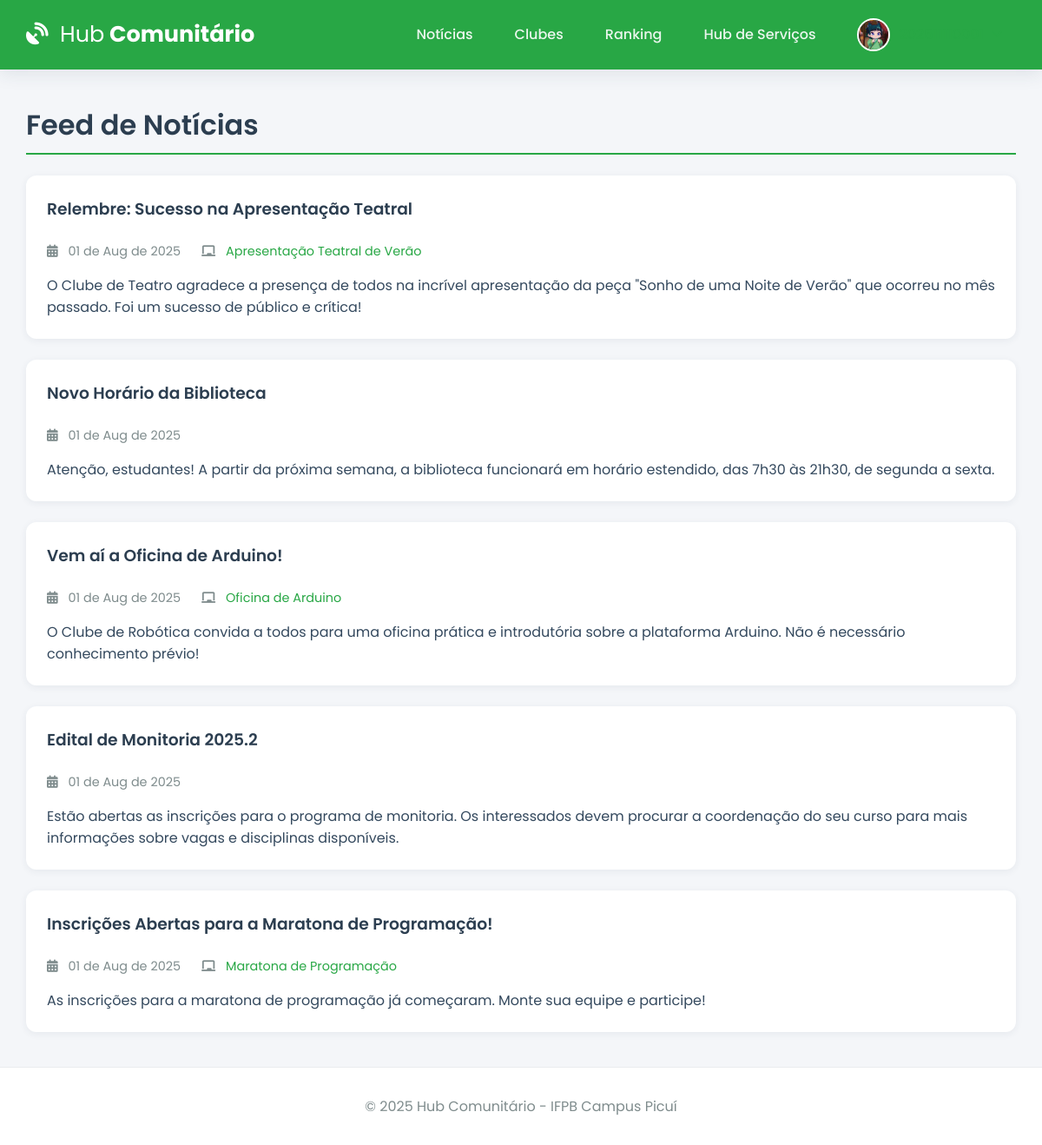
The app's page /noticias (signed in), older data.
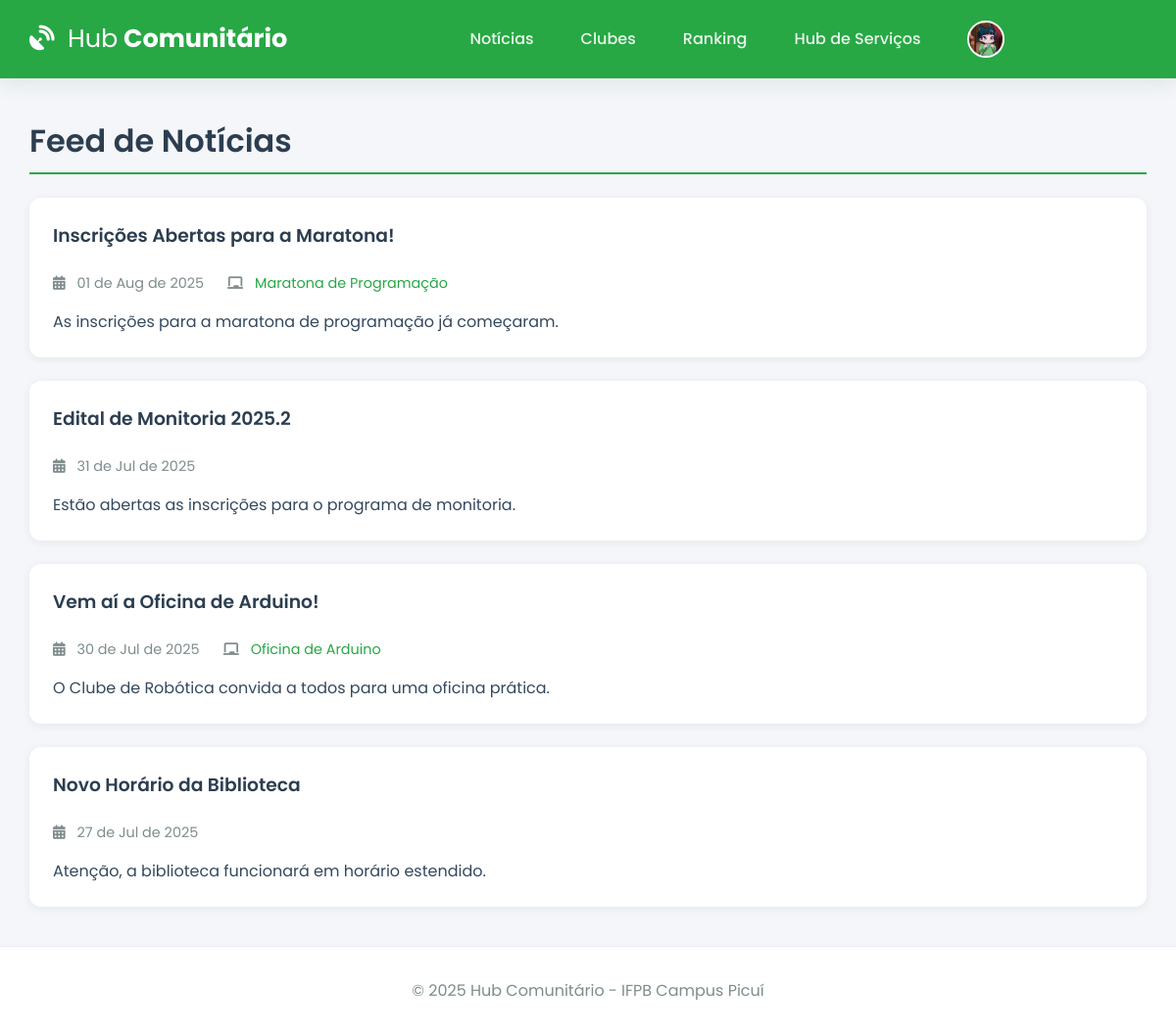
The same page, newer data.
### tables this page shows
CREATE TABLE user (
    id INTEGER PRIMARY KEY AUTOINCREMENT,
    email TEXT UNIQUE NOT NULL,
    username TEXT UNIQUE NOT NULL,
    password_hash TEXT NOT NULL,
    image_file TEXT NOT NULL DEFAULT 'default.jpg'
);

CREATE TABLE noticia (
    id INTEGER PRIMARY KEY AUTOINCREMENT,
    titulo TEXT NOT NULL,
    conteudo TEXT NOT NULL,
    data_publicacao TEXT NOT NULL,
    evento_id INTEGER,
    FOREIGN KEY (evento_id) REFERENCES evento (id)
);

CREATE TABLE evento (
    id INTEGER PRIMARY KEY AUTOINCREMENT,
    titulo TEXT NOT NULL,
    descricao TEXT NOT NULL,
    vagas INTEGER NOT NULL,
    data_evento TEXT NOT NULL, -- Usamos TEXT para DATETIME para simplificar com SQLite
    clube_id INTEGER NOT NULL,
    FOREIGN KEY (clube_id) REFERENCES clube (id)
);

### app.py (the view)
@app.route('/noticias')
@login_required
def noticias():
    query = "SELECT n.*, e.titulo as evento_titulo FROM noticia n LEFT JOIN evento e ON n.evento_id = e.id ORDER BY n.data_publicacao DESC"
    todas_noticias = get_db().execute(query).fetchall()
    return render_template('noticias.html', noticias=todas_noticias)

### app.py (called while the page is built)
def get_db():
    if 'db' not in g:
        g.db = sqlite3.connect(app.config['DATABASE'], detect_types=sqlite3.PARSE_DECLTYPES)
        g.db.row_factory = sqlite3.Row
    return g.db

@app.context_processor
def inject_global_vars():
    return dict(g=g, current_year=datetime.now(timezone.utc).year, timedelta=timedelta)

@app.template_filter('format_date_full')
def format_date_full_filter(s):
    if not s: return ""
    try: return datetime.fromisoformat(s).strftime('%d de %b de %Y')
    except: return s

@app.before_request
def load_logged_in_user():
    user_id = session.get('user_id')
    g.user = get_db().execute('SELECT * FROM user WHERE id = ?', (user_id,)).fetchone() if user_id else None
    if user_id and g.user is None: session.clear()

def login_required(f):
    @wraps(f)
    def decorated_function(*args, **kwargs):
        if g.user is None:
            flash('Você precisa fazer login para acessar esta página.', 'warning')
            return redirect(url_for('login'))
        return f(*args, **kwargs)
    return decorated_function

### templates/noticias.html (shortened to what this page needs)
{% extends 'base.html' %}
{% block content %}
    <h1 class="page-header">Feed de Notícias</h1>
    <div class="news-feed">
        {% for noticia in noticias %}
            <div class="card news-card">
                <div class="card-body">
                    <h3>{{ noticia.titulo }}</h3>
                    <div class="news-meta">
                        <span><i class="fas fa-calendar-alt"></i> {{ noticia.data_publicacao | format_date_full }}</span>
                        {% if noticia.evento_id %}
                        <span><i class="fas fa-chalkboard"></i> <a href="{{ url_for('detalhe_evento', evento_id=noticia.evento_id) }}">{{ noticia.evento_titulo }}</a></span>
                        {% endif %}
                    </div>
                    <p>{{ noticia.conteudo }}</p>
                </div>
            </div>
        {% else %}
            <div class="card empty-state">
                <p>Nenhuma notícia publicada ainda. Volte em breve!</p>
            </div>
        {% endfor %}
    </div>
{% endblock %}

### templates/base.html (shortened to what this page needs)
<!DOCTYPE html>
<html lang="pt-br">
<head>
    <link rel="stylesheet" href="https://cdnjs.cloudflare.com/ajax/libs/font-awesome/6.5.2/css/all.min.css" xintegrity="sha512-SnH5WK+bZxgPHs44uWIX+LLJAJ9/2PkPKZ5QiAj6Ta86w+fsb2TkcmfRyVX3pBnMFcV7oQPJkl9QevSCWr3W6A==" />
    <link rel="stylesheet" href="{{ url_for('static', filename='css/style.css') }}">
</head>
<body>
    <header class="header">
        <div class="container">
            <nav class="navbar">
                <a class="navbar-brand" href="{{ url_for('index') }}">
                    <i class="fas fa-satellite-dish"></i> <strong>Hub</strong> Comunitário
                </a>
                <div class="nav-links" id="nav-links">
                    {% if g.user %}
                        <a class="nav-item" href="{{ url_for('noticias') }}">Notícias</a>
                        <a class="nav-item" href="{{ url_for('clubes') }}">Clubes</a>
                        <a class="nav-item" href="{{ url_for('ranking') }}">Ranking</a>
                        <a class="nav-item" href="{{ url_for('hub_servicos') }}">Hub de Serviços</a>
                        <div class="nav-item user-menu">
                             <a class="user-menu-trigger" href="#">
                                 <img src="{{ url_for('static', filename='profile_pics/' + g.user['image_file']) }}" class="nav-profile-image">
                                 <span>{{ g.user['username'] }}</span> <i class="fas fa-chevron-down dropdown-icon"></i>
                             </a>
                        </div>
                    {% else %}
                        <a href="{{ url_for('login') }}" class="nav-item">Entrar</a>
                        <a href="{{ url_for('register') }}" class="nav-item btn btn-outline">Registar</a>
                    {% endif %}
                </div>
            </nav>
        </div>
    </header>
    <main class="container">
        {% block content %}{% endblock %}
    </main>
    <footer class="footer">
        <p>&copy; {{ current_year }} Hub Comunitário - IFPB Campus Picuí</p>
    </footer>
</body>
</html>

### static/css/style.css (style rules this page uses)
:root { --ifpb-green: #28a745; --ifpb-green-dark: #218838; --dark-blue: #2c3e50; --light-gray: #ecf0f1; --medium-gray: #bdc3c7; --text-color: #34495e; --light-text: #7f8c8d; --background-color: #f4f6f9; --surface-color: #ffffff; --border-color: #e9ecef; --font-family-base: 'Poppins', sans-serif; --shadow-sm: 0 2px 8px rgba(44, 62, 80, 0.07); --shadow-md: 0 5px 20px rgba(44, 62, 80, 0.1); --border-radius: 12px; }
* { box-sizing: border-box; margin: 0; padding: 0; }
html { height: 100%; }
body { font-family: var(--font-family-base); background-color: var(--background-color); color: var(--text-color); display: flex; flex-direction: column; min-height: 100%; }
.container { width: 95%; max-width: 1200px; margin: 0 auto; }
main.container { flex-grow: 1; padding-top: 2.5rem; padding-bottom: 2.5rem; }
h1, h2, h3, h4 { font-weight: 600; color: var(--dark-blue); margin-bottom: 1.5rem; }
a { color: var(--ifpb-green); text-decoration: none; transition: color 0.2s; }
.header { background-color: var(--ifpb-green); padding: 0.8rem 0; box-shadow: var(--shadow-md); position: sticky; top: 0; z-index: 1000; }
.navbar { display: flex; justify-content: space-between; align-items: center; }
.navbar-brand { font-weight: 700; font-size: 1.6rem; color: var(--surface-color); }
.navbar-brand i { margin-right: 0.5rem; }
.navbar-brand strong { font-weight: 400; }
.nav-links { display: flex; align-items: center; gap: 1rem; }
.nav-item { color: rgba(255, 255, 255, 0.9); font-weight: 500; padding: 0.5rem 1rem; border-radius: var(--border-radius); transition: background-color 0.2s; }
.nav-profile-image { width: 38px; height: 38px; border-radius: 50%; margin-right: 10px; object-fit: cover; border: 2px solid var(--surface-color); }
.user-menu { position: relative; }
.user-menu-trigger { display: flex; align-items: center; cursor: pointer; }
.user-menu-trigger .dropdown-icon { font-size: 0.8em; margin-left: 0.5rem; transition: transform 0.2s; }
.card { background-color: var(--surface-color); border-radius: var(--border-radius); box-shadow: var(--shadow-sm); transition: all 0.3s ease-in-out; display: flex; flex-direction: column; height: 100%; }
.card .card-body { padding: 1.5rem; flex-grow: 1; }
.page-header { border-bottom: 2px solid var(--ifpb-green); padding-bottom: 0.5rem; }
.news-feed { display: grid; gap: 1.5rem; }
.news-card { box-shadow: var(--shadow-sm); }
.news-meta { display: flex; flex-wrap: wrap; gap: 1.5rem; font-size: 0.9rem; color: var(--light-text); margin-bottom: 1rem; }
.news-meta i { margin-right: 0.5rem; }
.footer { padding: 2rem 0; background-color: var(--surface-color); text-align: center; margin-top: auto; border-top: 1px solid var(--border-color); }
.footer p { margin: 0; color: var(--light-text); }

Row changes from the older to the newer data that the page shows:
removed noticia: titulo "Relembre: Sucesso na Apresentação Teatral", data_publicacao "01 de Aug de 2025", evento_titulo "Apresentação Teatral de Verão", conteudo "O Clube de Teatro agradece a presença de todos na incrível apresentação da peça \"Sonho de uma Noite de Verão\" que ocorreu no mês passado. Foi um sucesso de público e crítica!"
changed noticia "Maratona de Programação": titulo "Inscrições Abertas para a Maratona de Programação!" → "Inscrições Abertas para a Maratona!"; conteudo "As inscrições para a maratona de programação já começaram. Monte sua equipe e participe!" → "As inscrições para a maratona de programação já começaram."; moves up the list
changed noticia: data_publicacao "01 de Aug de 2025" → "31 de Jul de 2025"; conteudo "…o programa de monitoria. Os interessados devem procurar a coordenação do seu curso para mais informações sobre vagas e disciplinas disponíveis." → "Estão abertas as inscrições para o programa de monitoria."; moves up the list
changed noticia "Vem aí a Oficina de Arduino!": data_publicacao "01 de Aug de 2025" → "30 de Jul de 2025"; conteudo "O Clube de Robótica convida a todos para uma oficina prática e introdutória sobre a plataforma Arduino. Não é necessário conhecimento prévio!" → "O Clube de Robótica convida a todos para uma oficina prática."; moves down the list
changed noticia "Novo Horário da Biblioteca": data_publicacao "01 de Aug de 2025" → "27 de Jul de 2025"; conteudo "Atenção, estudantes! A partir da próxima semana, a biblioteca funcionará em horário estendido, das 7h30 às 21h30, de segunda a sexta." → "Atenção, a biblioteca funcionará em horário estendido."
